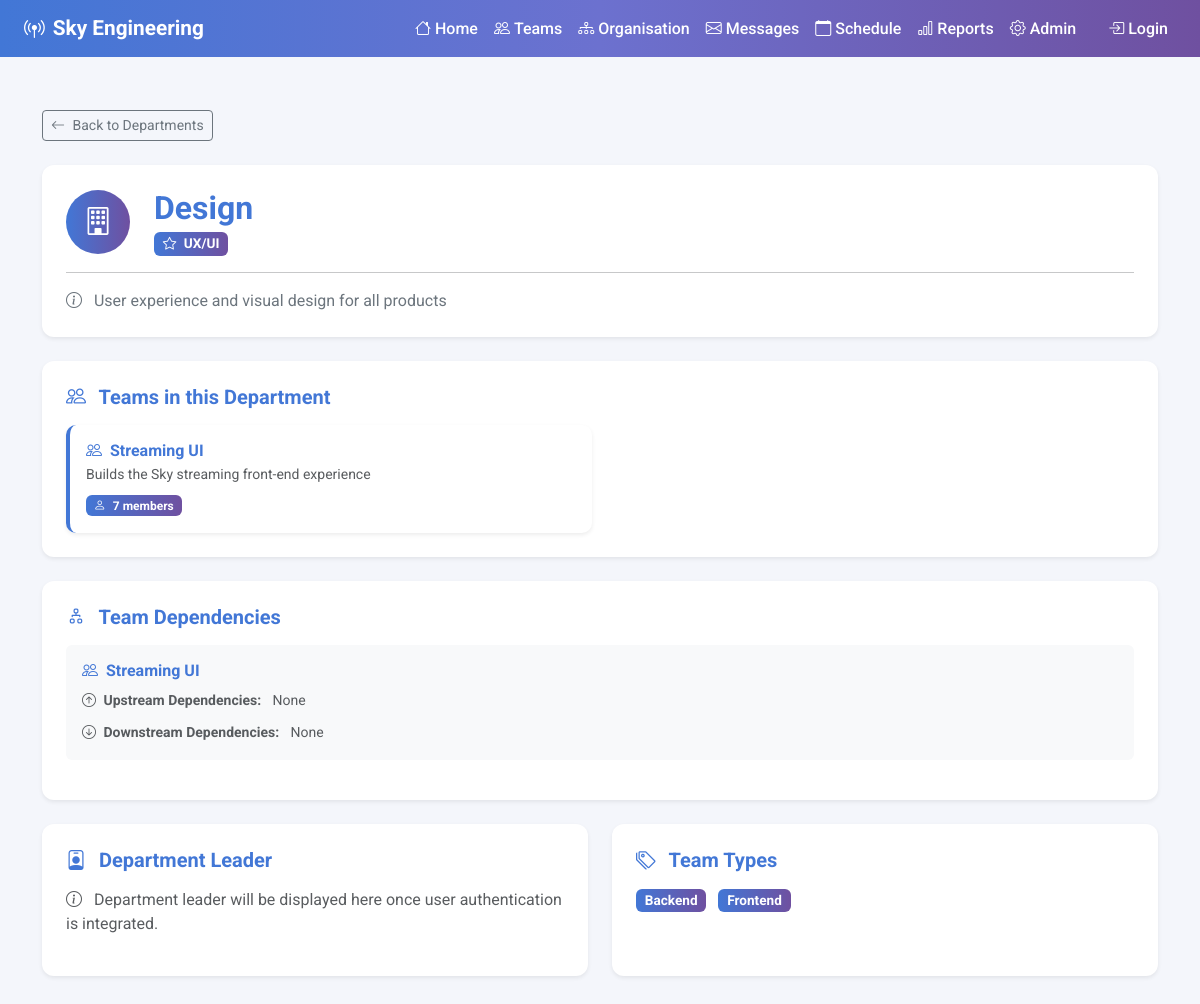
The page /departments/2/ on the database as committed earlier.
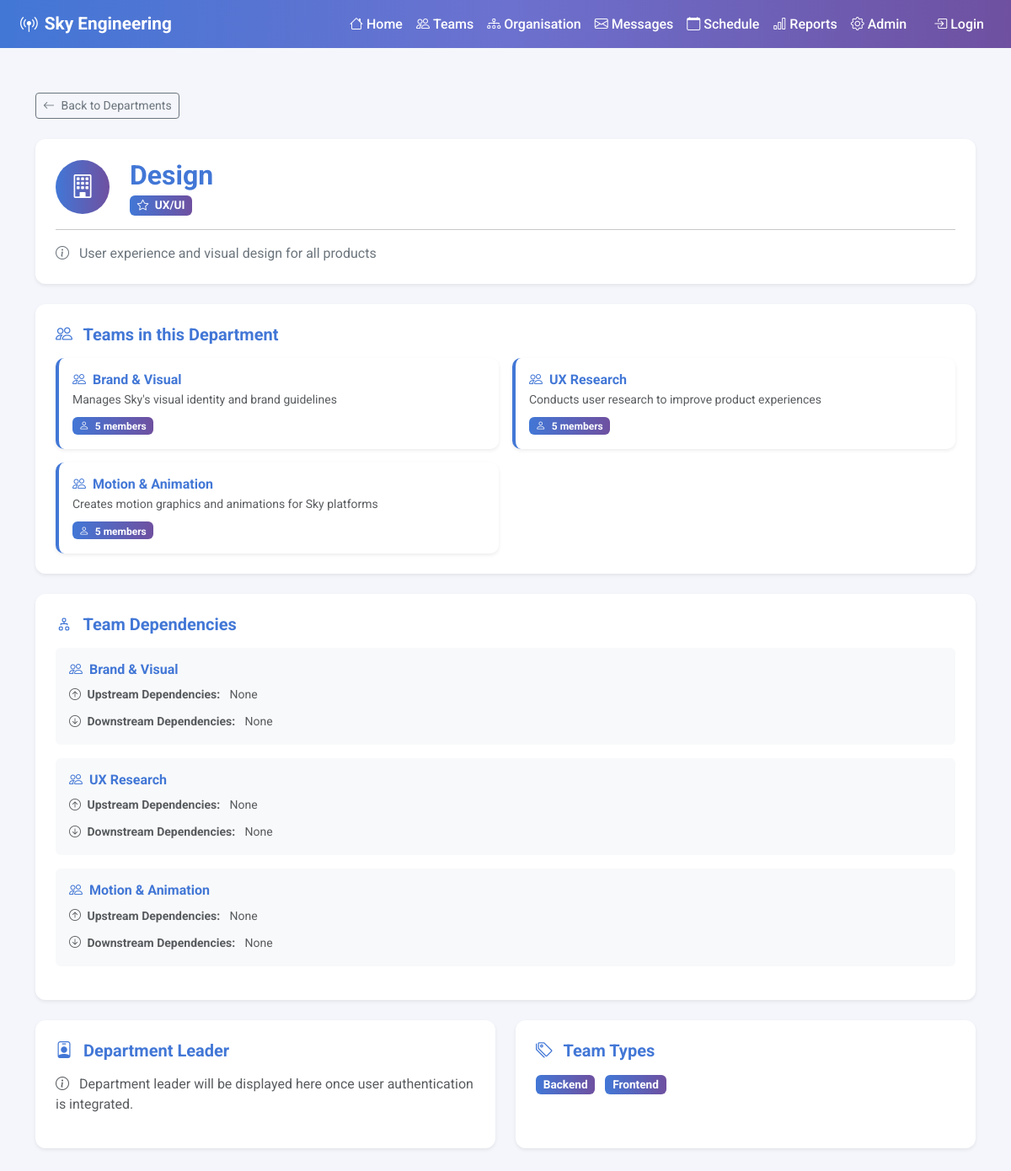
The same page on the database as committed later.
### teams_feature/models.py (models this page shows, shortened)
class Team(models.Model):
    team_name = models.CharField(max_length=100)
    department = models.ForeignKey(
        Department, on_delete=models.CASCADE,
        related_name='teams'
    )
    manager = models.ForeignKey(
        User, on_delete=models.SET_NULL,
        null=True, blank=True,
        related_name='managed_teams'
    )
    team_type = models.ForeignKey(
        TeamType, on_delete=models.SET_NULL,
        null=True, blank=True,
        related_name='teams'
    )
    description = models.TextField(blank=True)
    purpose = models.TextField(blank=True)
    team_size = models.IntegerField(default=0)
    created_date = models.DateField(auto_now_add=True)
    is_active = models.BooleanField(default=True)

### organisation_feature/models.py (models this page shows, shortened)
class TeamType(models.Model):
    type_name = models.CharField(max_length=100)
    description = models.TextField(blank=True)
    class Meta:
        ordering = ['type_name']

### organisation_feature/views.py (the view)
# urls.py: path('departments/<int:department_id>/', views.department_detail, name='department_detail'),
def department_detail(request, department_id):
    department = get_object_or_404(Department, id=department_id)
    teams = Team.objects.filter(department=department)
    team_types = TeamType.objects.all()
    team_dependencies = []
    for team in teams:
        upstream = UpstreamDependency.objects.filter(team=team)
        downstream = DownstreamDependency.objects.filter(team=team)
        team_dependencies.append({
            'team': team,
            'upstream': upstream,
            'downstream': downstream,
        })
    return render(request, 'organisation_feature/department_detail.html', {
        'department': department,
        'teams': teams,
        'team_types': team_types,
        'team_dependencies': team_dependencies,
    })

### organisation_feature/templates/organisation_feature/department_detail.html (shortened to what the changed rows need)
{% extends 'global.html' %}
{% block content %}
<div class="container-fluid">
    <div class="card border-0 shadow-sm mb-4" style="border-radius: 12px;">
        <div class="card-body p-4">
            <div class="d-flex align-items-center mb-3">
                <div>
                    <h2 class="fw-bold mb-1" style="color: #4277D6;">
                        {{ department.department_name }}
                    </h2>
                </div>
            </div>
        </div>
    </div>
    <div class="card border-0 shadow-sm mb-4" style="border-radius: 12px;">
        <div class="card-body p-4">
            <div class="row g-3">
                {% for team in teams %}
                <div class="col-md-6">
                    <div class="card border-0 shadow-sm" style="border-radius: 10px; border-left: 4px solid #4277D6 !important;">
                        <div class="card-body p-3">
                            <h6 class="fw-bold mb-1" style="color: #4277D6;">
                                <a href="/TeamPage/" style="color: #4277D6; text-decoration: none;">
                                    <i class="bi bi-people me-1"></i> {{ team.team_name }}
                                </a>
                            </h6>
                            <p class="text-muted small mb-2">{{ team.description|default:"No description" }}</p>
                            <span class="badge" style="background: linear-gradient(to right, #4277D6, #6F50A0);">
                                <i class="bi bi-person me-1"></i> {{ team.team_size }} members
                            </span>
                        </div>
                    </div>
                </div>
                {% endfor %}
            </div>
        </div>
    </div>
    <div class="card border-0 shadow-sm mb-4" style="border-radius: 12px;">
        <div class="card-body p-4">
            {% for item in team_dependencies %}
            <div class="mb-3 p-3 rounded" style="background-color: #f8f9fa;">
                <h6 class="fw-bold" style="color: #4277D6;">
                    <i class="bi bi-people me-1"></i> {{ item.team.team_name }}
                </h6>
                <div class="mb-2">
                    <small class="fw-bold text-muted">
                        <i class="bi bi-arrow-up-circle me-1"></i> Upstream Dependencies:
                    </small>
                    {% if item.upstream %}
                        {% for dep in item.upstream %}
                        <span class="badge ms-2" style="background-color: #4277D6;">
                            {{ dep.upstream_team.team_name }}
                        </span>
                        {% endfor %}
                    {% else %}
                        <span class="text-muted ms-2"><small>None</small></span>
                    {% endif %}
                </div>
                <div>
                    <small class="fw-bold text-muted">
                        <i class="bi bi-arrow-down-circle me-1"></i> Downstream Dependencies:
                    </small>
                    {% if item.downstream %}
                        {% for dep in item.downstream %}
                        <span class="badge ms-2" style="background-color: #6F50A0;">
                            {{ dep.downstream_team.team_name }}
                        </span>
                        {% endfor %}
                    {% else %}
                        <span class="text-muted ms-2"><small>None</small></span>
                    {% endif %}
                </div>
            </div>
            {% empty %}
            <div class="alert alert-info">
                <i class="bi bi-info-circle me-2"></i> No dependency data available.
            </div>
            {% endfor %}
        </div>
    </div>
    <div class="row g-4">
        <div class="col-md-6">
            <div class="card border-0 shadow-sm h-100" style="border-radius: 12px;">
                <div class="card-body p-4">
                    <h5 class="fw-bold mb-3" style="color: #4277D6;">
                        <i class="bi bi-tags me-2"></i> Team Types
                    </h5>
                    {% for team_type in team_types %}
                    <span class="badge me-2 mb-2"
                          style="background: linear-gradient(to right, #4277D6, #6F50A0); font-size: 0.85rem;">
                        {{ team_type.type_name }}
                    </span>
                    {% empty %}
                    <p class="text-muted">No team types defined yet.</p>
                    {% endfor %}
                </div>
            </div>
        </div>
    </div>
</div>
{% endblock %}

Rows that differ between the two databases and show on the page:
no longer on this page (row edited): Team: team_name "Streaming UI", description "Builds the Sky streaming front-end experience", team_size "7", team.team_name "Streaming UI"
added Team: team_name "Brand & Visual", description "Manages Sky's visual identity and brand guidelines", team_size "5", team.team_name "Brand & Visual"
added Team: team_name "UX Research", description "Conducts user research to improve product experiences", team_size "5", team.team_name "UX Research"
added Team: team_name "Motion & Animation", description "Creates motion graphics and animations for Sky platforms", team_size "5", team.team_name "Motion & Animation"
